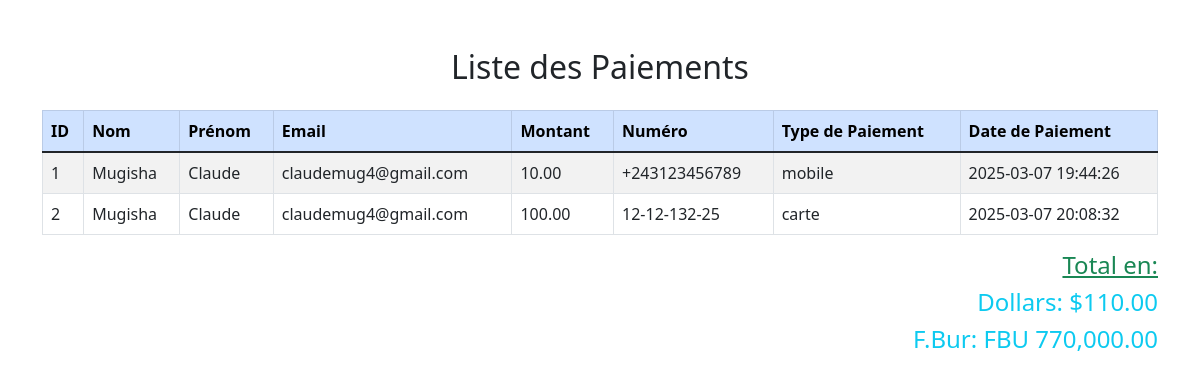
The page /LirePayement.php on the database as committed earlier.
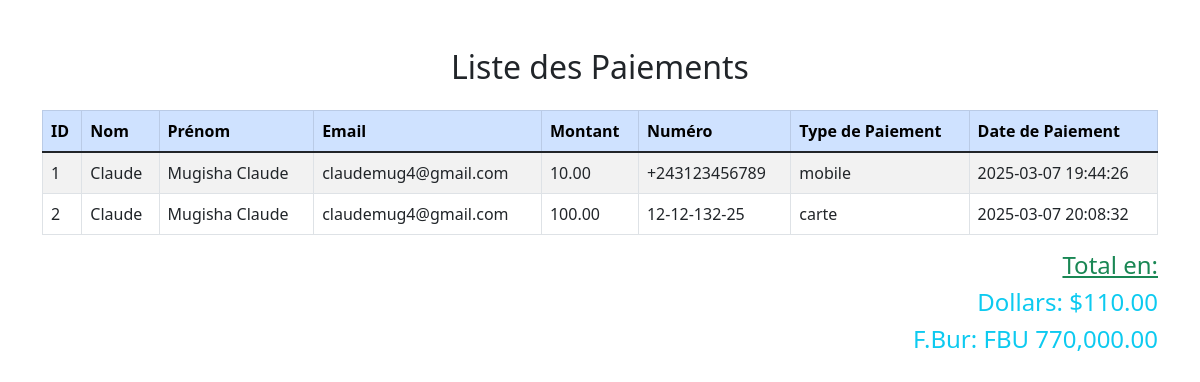
The same page on the database as committed later.
### tables this page shows
CREATE TABLE `revenus` (
  `id` int(11) NOT NULL,
  `user_id` int(11) NOT NULL,
  `montant` decimal(10,2) NOT NULL,
  `numero` varchar(15) NOT NULL,
  `type_paiement` enum('mobile','carte','paypal') NOT NULL,
  `date_paiement` timestamp NOT NULL DEFAULT current_timestamp()
);

CREATE TABLE `clients` (
  `id` int(11) NOT NULL,
  `nom` varchar(50) NOT NULL,
  `prenom` varchar(50) NOT NULL,
  `telephone` varchar(40) DEFAULT NULL,
  `email` varchar(100) NOT NULL,
  `mot_de_passe` varchar(255) NOT NULL,
  `pays` varchar(50) NOT NULL,
  `ville` varchar(50) NOT NULL,
  `sexe` enum('Homme','Femme') NOT NULL,
  `newsletter` tinyint(1) DEFAULT 0,
  `partner_offers` tinyint(1) DEFAULT 0,
  `created_at` timestamp NOT NULL DEFAULT current_timestamp()
);

### LirePayement.php (the view, shortened to what this page needs)
<!DOCTYPE html>
<html lang="fr">
<head>
    <link href="https://cdn.jsdelivr.net/npm/bootstrap@5.1.3/dist/css/bootstrap.min.css" rel="stylesheet">
</head>
<body>
    <div class="container mt-5">
        <h2 class="text-center mb-4">Liste des Paiements</h2>
        <?php
        $host = 'localhost';
        $dbname = 'Services';
        $username = 'root';
        $password = '';
        try {
            $pdo = new PDO("mysql:host=$host;dbname=$dbname;charset=utf8", $username, $password);
            $pdo->setAttribute(PDO::ATTR_ERRMODE, PDO::ERRMODE_EXCEPTION);
            $stmt = $pdo->prepare("
                SELECT
                    r.id,
                    c.nom,
                    c.prenom,
                    c.email,
                    r.montant,
                    r.numero,
                    r.type_paiement,
                    r.date_paiement
                FROM
                    revenus r
                JOIN
                    clients c ON r.user_id = c.id
            ");
            $stmt->execute();
            $total_dollars = 0;
            $total_fb = 0;
            $conversion_rate_fb = 7000;
            echo '<table class="table table-striped table-hover table-bordered">';
            echo '<thead class="table-primary">
                    <tr>
                        <th>ID</th>
                        <th>Nom</th>
                        <th>Prénom</th>
                        <th>Email</th>
                        <th>Montant</th>
                        <th>Numéro</th>
                        <th>Type de Paiement</th>
                        <th>Date de Paiement</th>
                    </tr>
                  </thead>';
            echo '<tbody>';
            while ($row = $stmt->fetch(PDO::FETCH_ASSOC)) {
                $montant = $row['montant'];
                $total_dollars += $montant;
                $total_fb += $montant * $conversion_rate_fb;
                echo "<tr>
                        <td>{$row['id']}</td>
                        <td>{$row['nom']}</td>
                        <td>{$row['prenom']}</td>
                        <td>{$row['email']}</td>
                        <td>{$montant}</td>
                        <td>{$row['numero']}</td>
                        <td>{$row['type_paiement']}</td>
                        <td>{$row['date_paiement']}</td>
                      </tr>";
            }
            echo '</tbody>';
            echo '</table>';
            echo '<h4 class="text-end text-decoration-underline text-success">Total en: </h4>';
            echo '<h4 class="text-end text-info">   Dollars: $' . number_format($total_dollars, 2) . '</h4>';
            echo '<h4 class="text-end text-info">F.Bur: FBU ' . number_format($total_fb, 2) . '</h4>';
        } catch (PDOException $e) {
            echo "Erreur : " . $e->getMessage();
        }
        ?>
    </div>
</body>
</html>

Rows that differ between the two databases and show on the page:
changed through a linked row, revenus "mobile": user.nom "Mugisha" → "Claude"; user.prenom "Claude" → "Mugisha Claude"
changed through a linked row, revenus "carte": user.nom "Mugisha" → "Claude"; user.prenom "Claude" → "Mugisha Claude"
